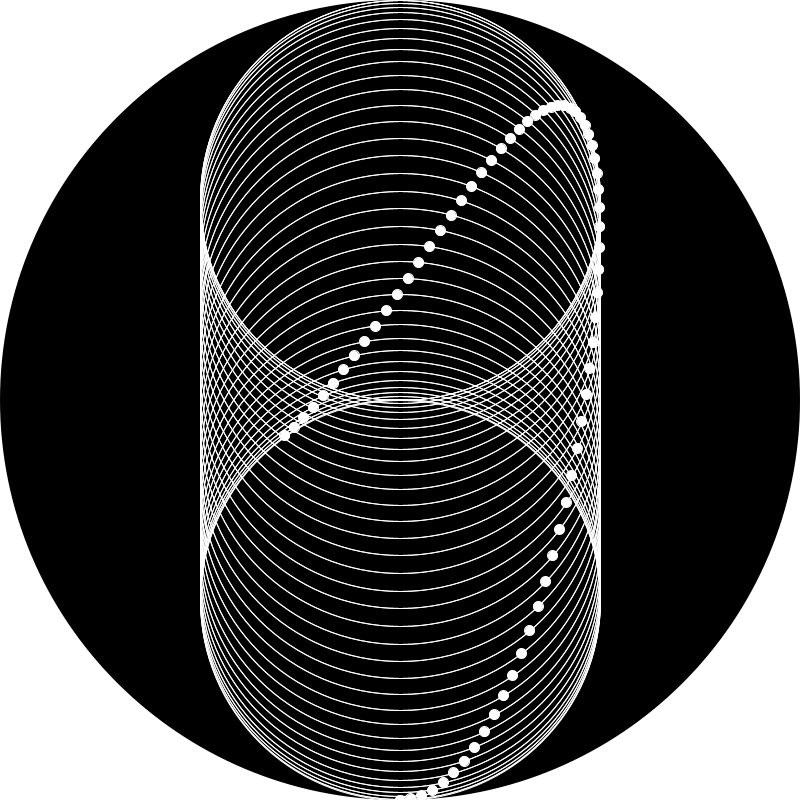
Frame 1 (no input)
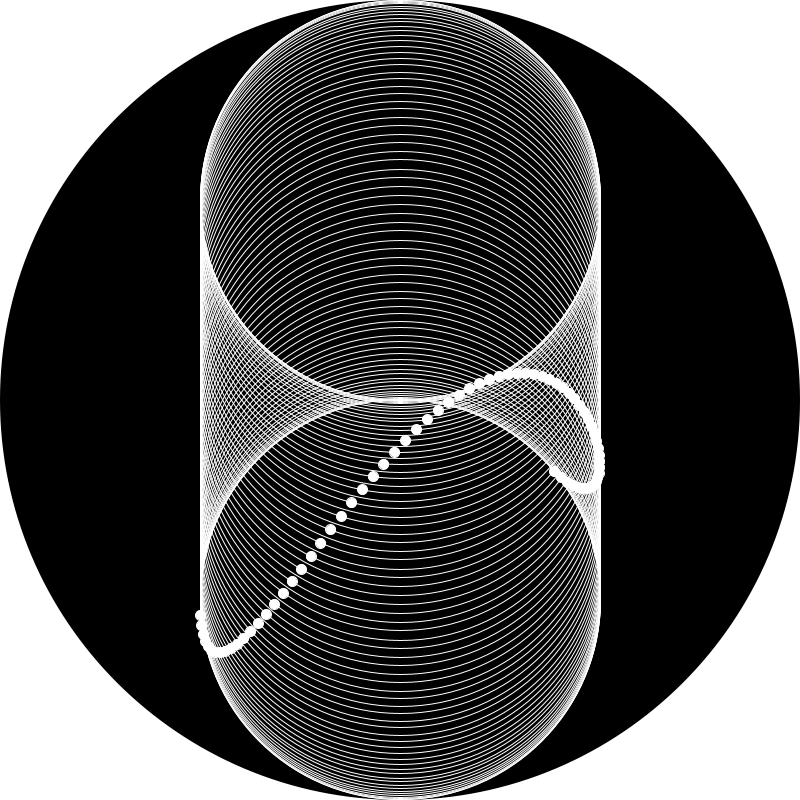
Frame 60 (the mouse pressed at the canvas centre just before this capture)
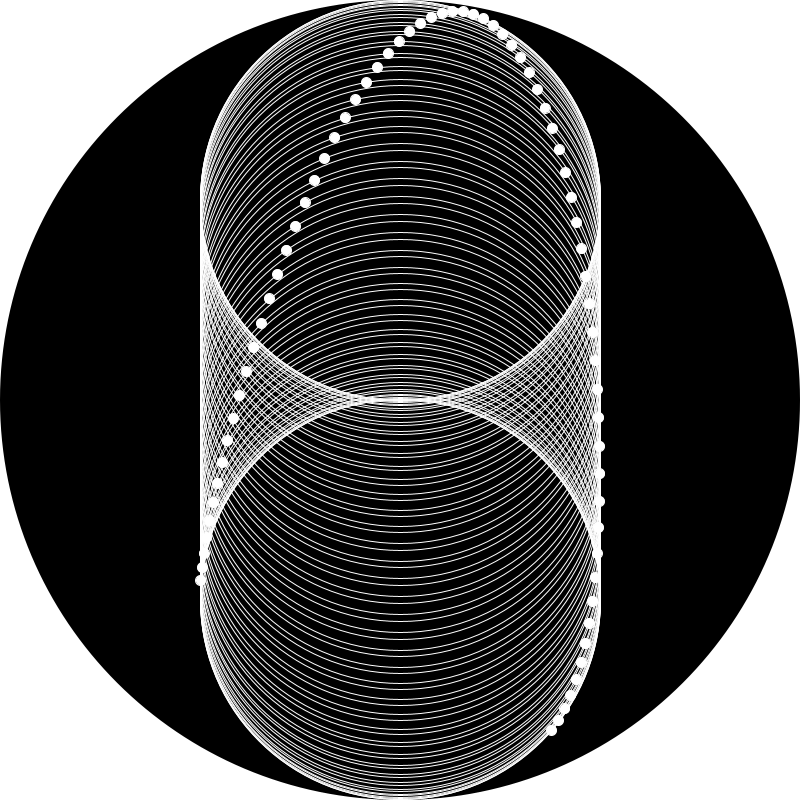
Frame 120 (the mouse held since frame 60 and released just before this capture)

The Processing sketch that drew these frames (run headless with seeded random() and noise(); from frame 60 on, the mouse is pressed at the canvas centre):

// Processing sketch: processing_147717
// ── processing_147717.pde

int steps = 70;
Orbiter[] Orb = new Orbiter[steps]; // float tmpX, float tmpY, float tmpOff, float tmpDiam
float r = 0;
float rad, off;

void setup() {

  size(800, 800);
  background(0);
}


void draw() {
  float x, y;
  stroke(255);
  rad = width/4;
  for (int i = 0; i < steps; i++) {
    x = width/2 + sin(r) * rad * tan(frameCount/1000);
    y = height/2 + cos(r) * rad;
    //off = -r/2; 
    off = noise(frameCount/100000) * r ;
    fill(255);
    noStroke();
    Orb[i]= new Orbiter(x, y, off, width/2);    
    r += PI/(steps/2);
  }




  fill(255);
  noStroke();
  rect(0, 0, width, height);
  fill(0);
  ellipse(width/2, height/2, width, height);
  for (int i = 0; i < steps; i ++) {
    Orb[i].display();
  }
}

class Orbiter {
  float diam, offset, x, y, xpos, ypos;
  float theta = 0.0;

  Orbiter(float tmpX, float tmpY, float tmpOff, float tmpDiam) {
    offset = tmpOff;
    diam = tmpDiam;
    xpos = tmpX;
    ypos = tmpY;
  }

  void display() {
    noFill();
    stroke(255);
    ellipse(xpos, ypos, diam, diam);
    fill(255);
    x = xpos + sin(theta+offset)* diam/2;
    y = ypos + cos(theta+offset)* diam/2;
    ellipse(x, y, 10, 10);

    theta += 0.00003;
  }
}
